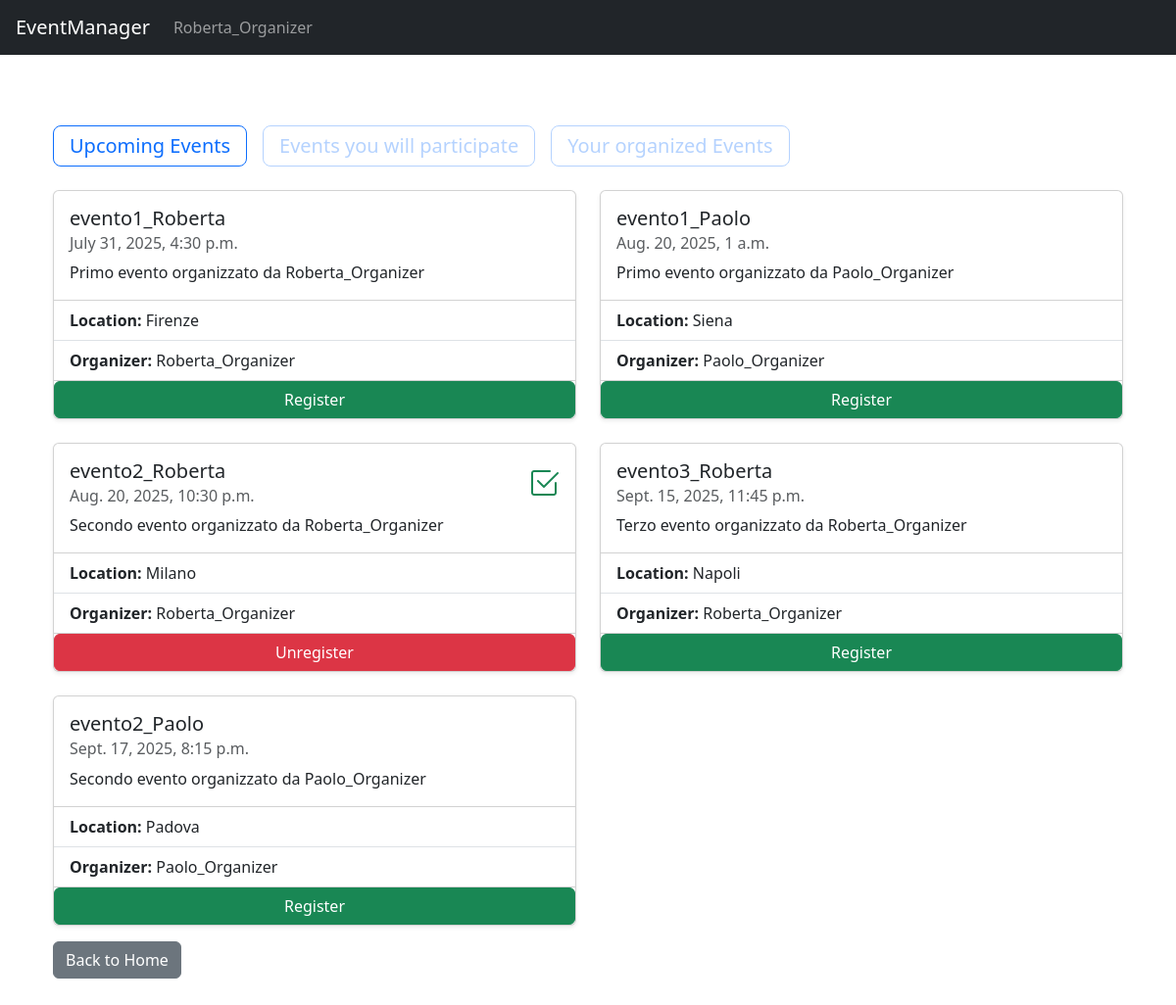
Page /events/ (signed in) on the committed database.
### users/models.py (models this page shows, shortened)
class CustomUser(AbstractUser):
    is_organizer = models.BooleanField(default=False)
    date_of_birth = models.DateField(null=True)
    class Meta:
        permissions = (
            ("can_view_events", "Can view events"),
            ('can_register_himself', 'Can register himself'),
            ('can_unregister_himself', 'Can unregister himself'),
            ('can_view_own_registrations', 'Can view own registrations'),
            ("can_create_event", "Can create event"),
            ("can_edit_own_event", "Can edit own event"),
            ("can_delete_own_event", "Can delete own event"),
            ('can_view_own_event_registrations', 'Can view own event registrations')
        )

### events/models.py (models this page shows, shortened)
class Event(models.Model):
    title = models.CharField(max_length=100, unique=True)
    description = models.TextField()
    date = models.DateTimeField()
    location = models.CharField(max_length=100)
    organizer = models.ForeignKey(
        settings.AUTH_USER_MODEL,
        on_delete=models.CASCADE,
        related_name='organized_events'
    )
    registrations = models.ManyToManyField(
        settings.AUTH_USER_MODEL,
        related_name='attending_events',
        blank=True
    )

### events/views.py (the view)
# urls.py: path('', views.EventListView.as_view(), name='event_list'),
class EventListView(LoginRequiredMixin, PermissionRequiredMixin, ListView):
    model = Event
    template_name = 'events/event_list.html'
    context_object_name = 'events'
    permission_required = ['users.can_view_events', 'users.can_view_own_registrations']
    ordering = ['date']
    def get_context_data(self, **kwargs):
        context = super().get_context_data(**kwargs)
        user = self.request.user
        context['participated_events'] = self.get_queryset().filter(registrations=user)
        context['organized_events'] = self.get_queryset().filter(organizer=user)
        return context

### events/templates/events/event_list.html (shortened to what this page needs)
{% extends 'base.html' %}
{% block content %}
    <div class="container py-5">
        <div class="mb-4">
            <div class="d-flex gap-3">
                <button id="upcoming-events-button" class="btn btn-outline-primary btn-lg text-start fw-normal">
                    <h1 class="h5 mb-0">Upcoming Events</h1>
                </button>
                <button id="participated-events-button" class="btn btn-outline-primary btn-lg text-start fw-normal">
                    <h1 class="h5 mb-0">Events you will participate</h1>
                </button>
                {% if perms.users.can_create_event %}
                <button id="organized-events-button" class="btn btn-outline-primary btn-lg text-start fw-normal">
                    <h1 class="h5 mb-0">Your organized Events</h1>
                </button>
                {% endif %}
            </div>
        </div>
        <div class="row g-4" id="upcoming-events">
            {% for event in events %}
                <div class="col-12 col-md-6">
                    <div class="card h-100 shadow-sm">
                        <div class="card-body">
                            {% if event in participated_events %}<i class="bi bi-check2-square position-absolute top-0 end-0 m-3 text-success fs-2"></i>{%endif%}
                            <h5 class="card-title">{{ event.title }}</h5>
                            <h6 class="card-subtitle mb-2 text-muted">{{ event.date }}</h6>
                            <p class="card-text">{{ event.description }}</p>
                        </div>
                        <ul class="list-group list-group-flush">
                            <li class="list-group-item"><strong>Location:</strong> {{ event.location }}</li>
                            <li class="list-group-item"><strong>Organizer:</strong> {{ event.organizer.username }}</li>
                        </ul>
                        {% if event in participated_events %}
                            <a href="{% url 'events:unregister_to_event' event.id %}" class="btn btn-danger">Unregister</a>
                        {% else %}
                            <a href="{% url 'events:register_to_event' event.id %}" class="btn btn-success">Register</a>
                        {% endif %}
                    </div>
                </div>
            {% empty %}
                <div class="col-12">
                    <div class="alert alert-info">There aren't upcoming events.</div>
                </div>
            {% endfor %}
        </div>
        <div>
            <a href="{% url 'home' %}" class="btn btn-secondary mt-3">Back to Home</a>
        </div>
    </div>
{% endblock %}

### templates/base.html (shortened to what this page needs)
<!DOCTYPE html>
<html lang="it">
<head>
    <link rel="stylesheet" href="https://cdn.jsdelivr.net/npm/bootstrap@5.3.3/dist/css/bootstrap.min.css">
    <link href="https://cdnjs.cloudflare.com/ajax/libs/bootstrap-icons/1.10.0/font/bootstrap-icons.min.css" rel="stylesheet">
</head>
<body>
    <nav class="navbar navbar-expand-lg navbar-dark bg-dark px-3">
        <a class="navbar-brand" href="{% url 'home' %}">EventManager</a>
        <div class="collapse navbar-collapse">
            <ul class="navbar-nav me-auto">
                {% if user.is_authenticated is False %}
                <li class="nav-item"><a class="nav-link" href="{% url 'login' %}">Login</a></li>
                <li class="nav-item"><a class="nav-link" href="{% url 'signup' %}">Sign Up</a></li>
                {% else %}
                <li class="nav-item"><a class="nav-link" href="{% url 'profile' %}">{{user.username}}</a></li>
                {% endif %}
            </ul>
        </div>
    </nav>
    <div class="container mt-4">
        {% block content %}
        {% endblock %}
    </div>
</body>
</html>

### rows in the picture
CustomUser: username "Roberta_Organizer"
Event: title "evento1_Roberta", date "July 31, 2025, 4:30 p.m.", description "Primo evento organizzato da Roberta_Organizer", location "Firenze", organizer.username "Roberta_Organizer", shows "Register"
Event: title "evento1_Paolo", date "Aug. 20, 2025, 1 a.m.", description "Primo evento organizzato da Paolo_Organizer", location "Siena", organizer.username "Paolo_Organizer", shows "Register"
Event: title "evento2_Roberta", date "Aug. 20, 2025, 10:30 p.m.", description "Secondo evento organizzato da Roberta_Organizer", location "Milano", organizer.username "Roberta_Organizer", shows "Unregister"
Event: title "evento3_Roberta", date "Sept. 15, 2025, 11:45 p.m.", description "Terzo evento organizzato da Roberta_Organizer", location "Napoli", organizer.username "Roberta_Organizer", shows "Register"
Event: title "evento2_Paolo", date "Sept. 17, 2025, 8:15 p.m.", description "Secondo evento organizzato da Paolo_Organizer", location "Padova", organizer.username "Paolo_Organizer", shows "Register"
